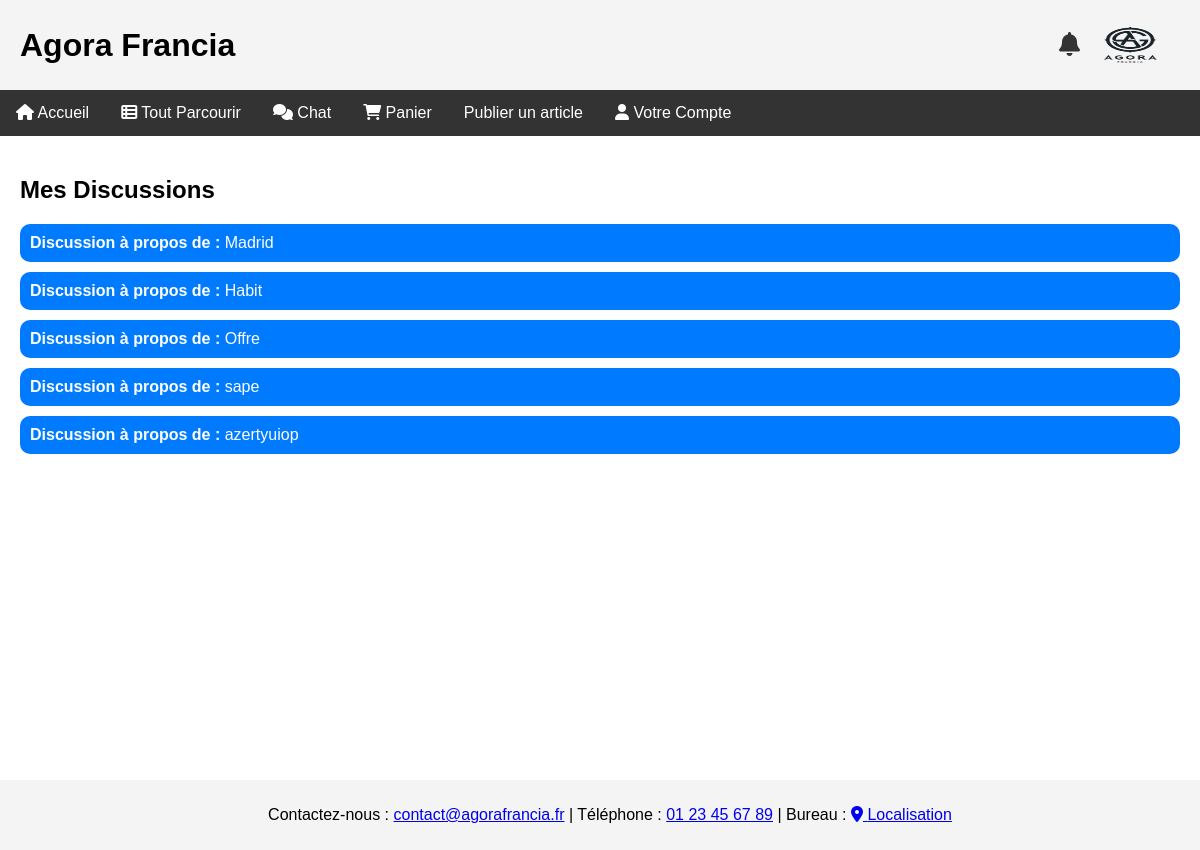
The app's page /chat.php (signed in) with its own data.
### tables this page shows
CREATE TABLE `utilisateurs` (
  `id` int(11) NOT NULL,
  `nom` varchar(50) DEFAULT NULL,
  `prenom` varchar(50) DEFAULT NULL,
  `email` varchar(100) DEFAULT NULL,
  `mot_de_passe` varchar(255) DEFAULT NULL,
  `adresse` text DEFAULT NULL,
  `ville` varchar(50) DEFAULT NULL,
  `code_postal` varchar(20) DEFAULT NULL,
  `pays` varchar(50) DEFAULT NULL,
  `type_utilisateur` enum('admin','vendeur','acheteur') DEFAULT NULL,
  `photo` varchar(255) DEFAULT NULL,
  `image_fond` varchar(255) DEFAULT NULL
);

### chat.php (the view, shortened to what this page needs)
<?php
include 'db_connect.php';
$user_id = $_SESSION['user_id'];
try {
    $stmt = $pdo->prepare("
        SELECT
            m.article_id,
            a.nom AS article_nom,
            u.id AS vendeur_id
        FROM messagerie m
        JOIN articles a ON m.article_id = a.id
        JOIN utilisateurs u ON m.vendeur_id = u.id
        WHERE m.user_id = ? OR m.vendeur_id = ?
        GROUP BY m.article_id, m.vendeur_id
    ");
    $stmt->execute([$user_id, $user_id]);
    $discussions = $stmt->fetchAll(PDO::FETCH_ASSOC);
} catch (PDOException $e) {
    echo "Erreur: " . $e->getMessage();
    die();
}
?>
<!DOCTYPE html>
<html lang="fr">
<head>
    <link href="style.css" rel="stylesheet" type="text/css" />
    <link rel="stylesheet" href="https://cdnjs.cloudflare.com/ajax/libs/font-awesome/6.0.0-beta3/css/all.min.css">
</head>
<body>
<div class="wrapper">
    <div class="header">
        <h1>Agora Francia</h1>
        <div class="logo-notification">
            <a href="notifications.html" class="notification-icon"><i class="fas fa-bell"></i></a>
            <img src="logo.png" width="100" height="100" alt="logoAgora">
        </div>
    </div>
    <div class="navigation">
        <a href="index.html"><i class="fas fa-home"></i> Accueil</a>
        <a href="browse.php"><i class="fas fa-th-list"></i> Tout Parcourir</a>
        <a href="chat.php"><i class="fas fa-comments"></i> Chat</a>
        <a href="cart.php"><i class="fas fa-shopping-cart"></i> Panier</a>
        <?php if (isset($_SESSION['user_id'])): ?>
            <a href="publish_article.php">Publier un article</a>
        <?php endif; ?>
        <div class="dropdown">
            <a href="#votrecompte" class="dropbtn"><i class="fas fa-user"></i> Votre Compte</a>
        </div>
    </div>
    <div class="section">
        <h2>Mes Discussions</h2>
        <div class="messages">
            <?php if (count($discussions) > 0): ?>
                <?php foreach ($discussions as $discussion): ?>
                    <div class="discussion" onclick="window.location.href='discussion.php?article_id=<?php echo $discussion['article_id']; ?>&vendeur_id=<?php echo $discussion['vendeur_id']; ?>'">
                        <p><strong>Discussion à propos de :</strong> <?php echo htmlspecialchars($discussion['article_nom']); ?></p>
                    </div>
                <?php endforeach; ?>
            <?php else: ?>
                <p>Vous n'avez pas encore de discussions.</p>
            <?php endif; ?>
        </div>
    </div>
    <footer class="footer">
        <p>
            Contactez-nous : <a href="mailto:contact@agorafrancia.fr">contact@agorafrancia.fr</a> | Téléphone : <a href="tel:+33123456789">01 23 45 67 89</a> | Bureau : <a href="https://www.google.fr/maps/place/37+Quai+de+Grenelle,+75015+Paris/@48.8515004,2.2846575,17z/data=!3m1!4b1!4m6!3m5!1s0x47e6700497ee3ec5:0xdd60f514adcdb346!8m2!3d48.8515004!4d2.2872324!16s%2Fg%2F11bw3y1mf8?entry=ttu" target="_blank"><i class="fas fa-map-marker-alt"></i> Localisation</a>
        </p>
    </footer>
</div>
</body>
</html>

### style.css (style rules this page uses)
body { font-family: Arial, sans-serif; margin: 0; padding: 0; }
.wrapper { width: 100%; margin: 0 auto; min-height: 100vh; position: relative; padding-bottom: 50px; }
.header { background: #f4f4f4; padding: 20px; text-align: center; display: flex; justify-content: space-between; align-items: center; }
.header img { height: 50px; }
.header h1 { margin: 0; }
.navigation { background: #333; color: white; overflow: hidden; }
.navigation a { float: left; display: block; color: white; text-align: center; padding: 14px 16px; text-decoration: none; }
.section { padding: 20px; }
.footer { background: #f4f4f4; text-align: center; padding: 10px; position: fixed; bottom: 0; width: 100%; height: 50px; }
.logo-notification { display: flex; align-items: center; }
.notification-icon { margin-left: 10px; font-size: 24px; color: #333; }
.dropdown { float: left; overflow: hidden; }
.dropdown .dropbtn { font-size: 16px; border: none; outline: none; color: white; padding: 14px 16px; background-color: inherit; font-family: inherit; margin: 0; }

### chat.php (style rules this page uses)
.discussion { background-color: #007BFF; color: white; padding: 10px; border-radius: 10px; margin-bottom: 10px; cursor: pointer; }
.discussion p { margin: 0; }

### records on screen
utilisateurs: article_nom "Madrid", article_nom "Offre", article_nom "sape"
utilisateurs: article_nom "Habit"
utilisateurs: article_nom "azertyuiop"
